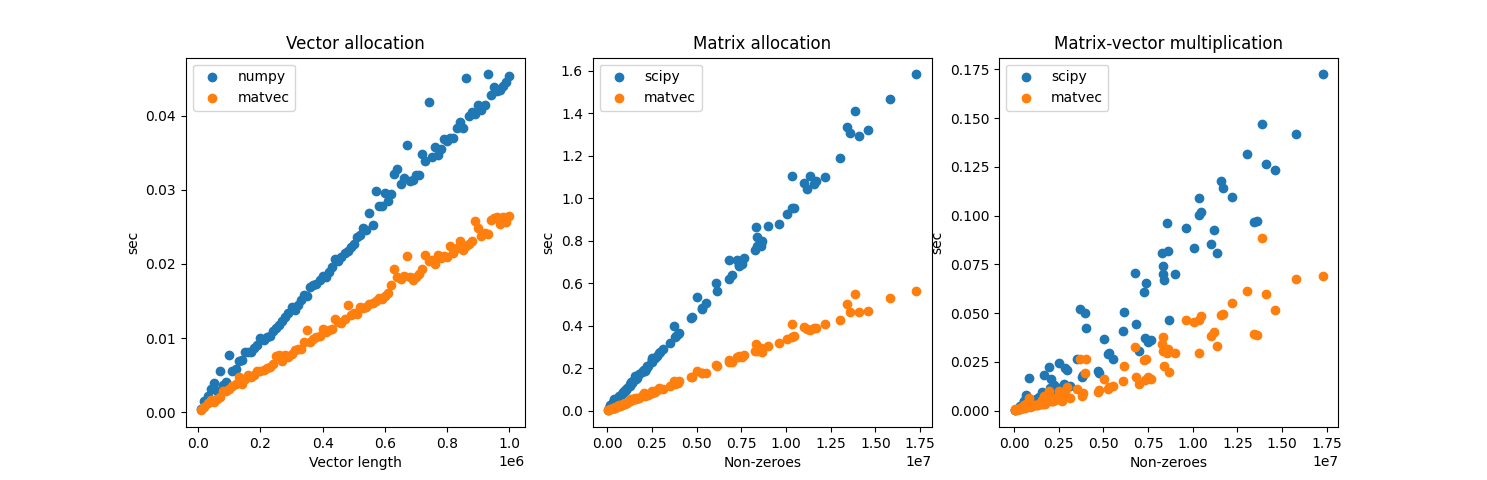

Source code (Python):
import random
import numpy as np
import matvec
import scipy.sparse as sp
from timeit import default_timer as time
from tqdm import tqdm

matvec.load_matvec("build/lib.win-amd64-3.10/matvec/matvec/py.pyd")


class Timer:
    def __init__(self):
        self.values = list()
        self._tic = None

    def __enter__(self):
        self._tic = time()

    def __exit__(self, exc_type, exc_val, exc_tb):
        matvec.clear()  # cold-start performance
        self.values.append(time()-self._tic)

    def mean(self):
        return np.mean(self.values)

numpy_vector_allocation = Timer()
scipy_matrix_allocation = Timer()
scipy_multiply = Timer()
matvec_vector_allocation = Timer()
matvec_matrix_allocation = Timer()
matvec_multiply = Timer()
datasize = list()
nnzs = list()

for iter in tqdm(range(0, 100)):
    volume = 10000*(1+iter)
    datasize.append(volume)
    density = 1+random.choice(list(range(20)))
    nnzs.append(volume*density)
    x = np.random.choice(list(range(volume)), volume*density, replace=True)
    y = np.random.choice(list(range(volume)), volume*density, replace=True)
    values = [random.random() for _ in range(volume*density)]
    vector = [random.random() for _ in range(volume)]

    with numpy_vector_allocation:
        scipy_vector = np.array(vector)
    with scipy_matrix_allocation:
        scipy_matrix = sp.coo_matrix((values, (x, y)), shape=(len(vector), len(vector)))
    with matvec_vector_allocation:
        matvec_vector = matvec.Vector(vector)
    with matvec_matrix_allocation:
        matvec_matrix = matvec.Matrix(x, y, values, len(vector))
    with scipy_multiply:
        scipy_result = scipy_matrix * scipy_vector
    with matvec_multiply:
        matvec_result = matvec_matrix * matvec_vector

print(f"Measure\t\t numpy/scipy\t matvec")
print(f"Vector allocation\t {numpy_vector_allocation.mean():.3f} sec\t {matvec_vector_allocation.mean():.3f} sec")
print(f"Matrix allocation\t {scipy_matrix_allocation.mean():.3f} sec\t {matvec_matrix_allocation.mean():.3f} sec")
print(f"Matrix-vector multiplication\t {scipy_multiply.mean():.3f} sec\t {matvec_multiply.mean():.3f} sec")

from matplotlib import pyplot as plt
plt.subplot(1, 3, 1)
plt.scatter(datasize, numpy_vector_allocation.values, label="numpy")
plt.scatter(datasize, matvec_vector_allocation.values, label="matvec")
plt.ylabel("sec")
plt.xlabel("Vector length")
plt.legend()
plt.title("Vector allocation")
plt.subplot(1, 3, 2)
plt.scatter(nnzs, scipy_matrix_allocation.values, label="scipy")
plt.scatter(nnzs, matvec_matrix_allocation.values, label="matvec")
plt.ylabel("sec")
plt.xlabel("Non-zeroes")
plt.legend()
plt.title("Matrix allocation")
plt.subplot(1, 3, 3)
plt.scatter(nnzs, scipy_multiply.values, label="scipy")
plt.scatter(nnzs, matvec_multiply.values, label="matvec")
plt.ylabel("sec")
plt.xlabel("Non-zeroes")
plt.legend()
plt.title("Matrix-vector multiplication")
plt.show()
